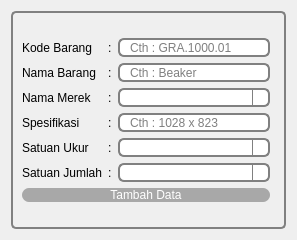
<?xml version="1.0" encoding="UTF-8"?>
<ui version="4.0">
 <class>Form</class>
 <widget class="QWidget" name="Form">
  <property name="geometry">
   <rect>
    <x>0</x>
    <y>0</y>
    <width>297</width>
    <height>240</height>
   </rect>
  </property>
  <property name="windowTitle">
   <string>Tambah Data</string>
  </property>
  <property name="windowIcon">
   <iconset resource="../data/ui/logo.qrc">
    <normaloff>:/newPrefix/logo.png</normaloff>:/newPrefix/logo.png</iconset>
  </property>
  <layout class="QVBoxLayout" name="verticalLayout">
   <item>
    <widget class="QGroupBox" name="groupBox">
     <property name="maximumSize">
      <size>
       <width>16777215</width>
       <height>300</height>
      </size>
     </property>
     <property name="styleSheet">
      <string notr="true">QGroupBox {
   
    border: 2px solid gray;
    border-radius: 5px;
    margin-top: 1ex; /* leave space at the top for the title */
}

QGroupBox::title {
    subcontrol-origin: margin;
    subcontrol-position: top center; /* position at the top center */

    
}</string>
     </property>
     <property name="title">
      <string/>
     </property>
     <property name="alignment">
      <set>Qt::AlignCenter</set>
     </property>
     <layout class="QVBoxLayout" name="verticalLayout_2">
      <item>
       <layout class="QGridLayout" name="gridLayout_2">
        <property name="rightMargin">
         <number>5</number>
        </property>
        <item row="0" column="0">
         <widget class="QLabel" name="label">
          <property name="sizePolicy">
           <sizepolicy hsizetype="Fixed" vsizetype="Fixed">
            <horstretch>0</horstretch>
            <verstretch>0</verstretch>
           </sizepolicy>
          </property>
          <property name="maximumSize">
           <size>
            <width>16777215</width>
            <height>21</height>
           </size>
          </property>
          <property name="styleSheet">
           <string notr="true">QLabel {color:black;border:0px;font: 15px &quot;Open Sans&quot;;
padding: 0 0px;}
</string>
          </property>
          <property name="text">
           <string>Kode Barang</string>
          </property>
          <property name="alignment">
           <set>Qt::AlignLeading|Qt::AlignLeft|Qt::AlignVCenter</set>
          </property>
         </widget>
        </item>
        <item row="3" column="2">
         <widget class="QLineEdit" name="spesifikasi">
          <property name="minimumSize">
           <size>
            <width>0</width>
            <height>19</height>
           </size>
          </property>
          <property name="styleSheet">
           <string notr="true">border: 2px solid gray;
border-radius: 6px;
padding: 0 8px;
min-height: 15px ;
max-height:15px;
selection-background-color: darkgray;</string>
          </property>
          <property name="placeholderText">
           <string>Cth : 1028 x 823</string>
          </property>
         </widget>
        </item>
        <item row="1" column="1">
         <widget class="QLabel" name="label_7">
          <property name="sizePolicy">
           <sizepolicy hsizetype="Fixed" vsizetype="Fixed">
            <horstretch>0</horstretch>
            <verstretch>0</verstretch>
           </sizepolicy>
          </property>
          <property name="maximumSize">
           <size>
            <width>16777215</width>
            <height>21</height>
           </size>
          </property>
          <property name="styleSheet">
           <string notr="true">QLabel {color:black;border:0px;font: 15px &quot;Open Sans&quot;;
padding: 0 0px;}
</string>
          </property>
          <property name="text">
           <string>:</string>
          </property>
          <property name="alignment">
           <set>Qt::AlignLeading|Qt::AlignLeft|Qt::AlignVCenter</set>
          </property>
         </widget>
        </item>
        <item row="3" column="1">
         <widget class="QLabel" name="label_9">
          <property name="sizePolicy">
           <sizepolicy hsizetype="Fixed" vsizetype="Fixed">
            <horstretch>0</horstretch>
            <verstretch>0</verstretch>
           </sizepolicy>
          </property>
          <property name="maximumSize">
           <size>
            <width>16777215</width>
            <height>21</height>
           </size>
          </property>
          <property name="styleSheet">
           <string notr="true">QLabel {color:black;border:0px;font: 15px &quot;Open Sans&quot;;
padding: 0 0px;}
</string>
          </property>
          <property name="text">
           <string>:</string>
          </property>
          <property name="alignment">
           <set>Qt::AlignLeading|Qt::AlignLeft|Qt::AlignVCenter</set>
          </property>
         </widget>
        </item>
        <item row="2" column="1">
         <widget class="QLabel" name="label_8">
          <property name="sizePolicy">
           <sizepolicy hsizetype="Fixed" vsizetype="Fixed">
            <horstretch>0</horstretch>
            <verstretch>0</verstretch>
           </sizepolicy>
          </property>
          <property name="maximumSize">
           <size>
            <width>16777215</width>
            <height>21</height>
           </size>
          </property>
          <property name="styleSheet">
           <string notr="true">QLabel {color:black;border:0px;font: 15px &quot;Open Sans&quot;;
padding: 0 0px;}
</string>
          </property>
          <property name="text">
           <string>:</string>
          </property>
          <property name="alignment">
           <set>Qt::AlignLeading|Qt::AlignLeft|Qt::AlignVCenter</set>
          </property>
         </widget>
        </item>
        <item row="2" column="2">
         <widget class="CustomComboBox" name="nama_merek">
          <property name="sizePolicy">
           <sizepolicy hsizetype="Expanding" vsizetype="Fixed">
            <horstretch>0</horstretch>
            <verstretch>0</verstretch>
           </sizepolicy>
          </property>
          <property name="minimumSize">
           <size>
            <width>0</width>
            <height>19</height>
           </size>
          </property>
          <property name="focusPolicy">
           <enum>Qt::StrongFocus</enum>
          </property>
          <property name="styleSheet">
           <string notr="true">QComboBox {border: 2px solid gray;
border-radius:6px;
padding: 0 8px;
min-height: 15px ;
max-height:15px;
selection-background-color: darkgray; }

QComboBox::drop-down {
    subcontrol-origin: padding;
    subcontrol-position: top right;
    width: 15px;

    border-left-width: 1px;
    border-left-color: gray;
    border-left-style: solid; /* just a single line */
  	border-top-right-radius: 6px; /* same radius as the QComboBox */
    border-bottom-right-radius: 6px;
}

QComboBox::down-arrow {
	image: url(:/newPrefix/drop-down-arrow.png);
	width: 13px;
    height: 13px;
}

QComboBox::down-arrow:on { /* shift the arrow when popup is open */
    top: 1px;
    left: 1px;
}

QComboBox QAbstractItemView {
    border: 3px solid darkgray;
    selection-background-color: gray;
}</string>
          </property>
          <property name="editable">
           <bool>true</bool>
          </property>
          <property name="currentText">
           <string/>
          </property>
          <property name="currentIndex">
           <number>-1</number>
          </property>
          <property name="maxCount">
           <number>2147483647</number>
          </property>
          <property name="insertPolicy">
           <enum>QComboBox::NoInsert</enum>
          </property>
          <property name="placeholderText">
           <string>WOIIII</string>
          </property>
         </widget>
        </item>
        <item row="0" column="1">
         <widget class="QLabel" name="label_5">
          <property name="sizePolicy">
           <sizepolicy hsizetype="Fixed" vsizetype="Fixed">
            <horstretch>0</horstretch>
            <verstretch>0</verstretch>
           </sizepolicy>
          </property>
          <property name="maximumSize">
           <size>
            <width>16777215</width>
            <height>21</height>
           </size>
          </property>
          <property name="styleSheet">
           <string notr="true">QLabel {color:black;border:0px;font: 15px &quot;Open Sans&quot;;
padding: 0 0px;}
</string>
          </property>
          <property name="text">
           <string>:</string>
          </property>
          <property name="alignment">
           <set>Qt::AlignLeading|Qt::AlignLeft|Qt::AlignVCenter</set>
          </property>
         </widget>
        </item>
        <item row="4" column="0">
         <widget class="QLabel" name="label_4">
          <property name="sizePolicy">
           <sizepolicy hsizetype="Fixed" vsizetype="Fixed">
            <horstretch>0</horstretch>
            <verstretch>0</verstretch>
           </sizepolicy>
          </property>
          <property name="maximumSize">
           <size>
            <width>16777215</width>
            <height>21</height>
           </size>
          </property>
          <property name="styleSheet">
           <string notr="true">QLabel {color:black;border:0px;font: 15px &quot;Open Sans&quot;;
padding: 0 0px;}
</string>
          </property>
          <property name="text">
           <string>Satuan Ukur</string>
          </property>
         </widget>
        </item>
        <item row="2" column="0">
         <widget class="QLabel" name="label_3">
          <property name="sizePolicy">
           <sizepolicy hsizetype="Fixed" vsizetype="Fixed">
            <horstretch>0</horstretch>
            <verstretch>0</verstretch>
           </sizepolicy>
          </property>
          <property name="maximumSize">
           <size>
            <width>16777215</width>
            <height>21</height>
           </size>
          </property>
          <property name="styleSheet">
           <string notr="true">QLabel {color:black;border:0px;font: 15px &quot;Open Sans&quot;;
padding: 0 0px;}
</string>
          </property>
          <property name="text">
           <string>Nama Merek</string>
          </property>
         </widget>
        </item>
        <item row="4" column="2">
         <widget class="CustomComboBox" name="satuan_ukur">
          <property name="sizePolicy">
           <sizepolicy hsizetype="Expanding" vsizetype="Fixed">
            <horstretch>0</horstretch>
            <verstretch>0</verstretch>
           </sizepolicy>
          </property>
          <property name="minimumSize">
           <size>
            <width>0</width>
            <height>19</height>
           </size>
          </property>
          <property name="styleSheet">
           <string notr="true">QComboBox {border: 2px solid gray;
border-radius:6px;
padding: 0 8px;
min-height: 15px ;
max-height:15px;
selection-background-color: darkgray; }

QComboBox::drop-down {
    subcontrol-origin: padding;
    subcontrol-position: top right;
    width: 15px;

    border-left-width: 1px;
    border-left-color: gray;
    border-left-style: solid; /* just a single line */
  	border-top-right-radius: 6px; /* same radius as the QComboBox */
    border-bottom-right-radius: 6px;
}

QComboBox::down-arrow {
	image: url(:/newPrefix/drop-down-arrow.png);
	width: 13px;
    height: 13px;
}

QComboBox::down-arrow:on { /* shift the arrow when popup is open */
    top: 1px;
    left: 1px;
}

QComboBox QAbstractItemView {
    border: 3px solid darkgray;
    selection-background-color: gray;
}</string>
          </property>
          <property name="editable">
           <bool>true</bool>
          </property>
          <property name="currentText">
           <string/>
          </property>
          <property name="currentIndex">
           <number>-1</number>
          </property>
          <property name="maxCount">
           <number>2147483647</number>
          </property>
          <property name="placeholderText">
           <string>WOII</string>
          </property>
         </widget>
        </item>
        <item row="4" column="1">
         <widget class="QLabel" name="label_10">
          <property name="sizePolicy">
           <sizepolicy hsizetype="Fixed" vsizetype="Fixed">
            <horstretch>0</horstretch>
            <verstretch>0</verstretch>
           </sizepolicy>
          </property>
          <property name="maximumSize">
           <size>
            <width>16777215</width>
            <height>21</height>
           </size>
          </property>
          <property name="styleSheet">
           <string notr="true">QLabel {color:black;border:0px;font: 15px &quot;Open Sans&quot;;
padding: 0 0px;}
</string>
          </property>
          <property name="text">
           <string>:</string>
          </property>
          <property name="alignment">
           <set>Qt::AlignLeading|Qt::AlignLeft|Qt::AlignVCenter</set>
          </property>
         </widget>
        </item>
        <item row="0" column="2">
         <widget class="QLineEdit" name="kode_barang">
          <property name="sizePolicy">
           <sizepolicy hsizetype="Expanding" vsizetype="Fixed">
            <horstretch>0</horstretch>
            <verstretch>0</verstretch>
           </sizepolicy>
          </property>
          <property name="maximumSize">
           <size>
            <width>16777215</width>
            <height>19</height>
           </size>
          </property>
          <property name="styleSheet">
           <string notr="true">border: 2px solid gray;
border-radius: 6px;
padding: 0 8px;
min-height: 15px ;
max-height:15px;
selection-background-color: darkgray;</string>
          </property>
          <property name="placeholderText">
           <string>Cth : GRA.1000.01</string>
          </property>
         </widget>
        </item>
        <item row="3" column="0">
         <widget class="QLabel" name="label_6">
          <property name="sizePolicy">
           <sizepolicy hsizetype="Fixed" vsizetype="Fixed">
            <horstretch>0</horstretch>
            <verstretch>0</verstretch>
           </sizepolicy>
          </property>
          <property name="maximumSize">
           <size>
            <width>16777215</width>
            <height>21</height>
           </size>
          </property>
          <property name="styleSheet">
           <string notr="true">QLabel {color:black;border:0px;font: 15px &quot;Open Sans&quot;;
padding: 0 0px;}
</string>
          </property>
          <property name="text">
           <string>Spesifikasi</string>
          </property>
         </widget>
        </item>
        <item row="1" column="2">
         <widget class="QLineEdit" name="nama_barang">
          <property name="maximumSize">
           <size>
            <width>16777215</width>
            <height>19</height>
           </size>
          </property>
          <property name="styleSheet">
           <string notr="true">border: 2px solid gray;
border-radius: 6px;
padding: 0 8px;
min-height: 15px ;
max-height:15px;
selection-background-color: darkgray;</string>
          </property>
          <property name="placeholderText">
           <string>Cth : Beaker</string>
          </property>
         </widget>
        </item>
        <item row="8" column="0" colspan="3">
         <widget class="QPushButton" name="confirmBtn">
          <property name="styleSheet">
           <string notr="true">QPushButton {color:white; background-color:rgb(168, 168, 168);border:0px;font: 13px &quot;Open Sans&quot;;
border-radius: 7px;

padding: 0 8px;}


QPushButton:pressed {
    background-color: qlineargradient(x1: 0, y1: 0, x2: 0, y2: 1,
                                      stop: 0 #dadbde, stop: 1 #f6f7fa);
}


QPushButton:hover {
  background-color:rgb(61, 61, 61)
}

</string>
          </property>
          <property name="text">
           <string>Tambah Data</string>
          </property>
          <property name="default">
           <bool>true</bool>
          </property>
         </widget>
        </item>
        <item row="1" column="0">
         <widget class="QLabel" name="label_2">
          <property name="sizePolicy">
           <sizepolicy hsizetype="Fixed" vsizetype="Fixed">
            <horstretch>0</horstretch>
            <verstretch>0</verstretch>
           </sizepolicy>
          </property>
          <property name="maximumSize">
           <size>
            <width>16777215</width>
            <height>21</height>
           </size>
          </property>
          <property name="styleSheet">
           <string notr="true">QLabel {color:black;border:0px;font: 15px &quot;Open Sans&quot;;
padding: 0 0px;}
</string>
          </property>
          <property name="text">
           <string>Nama Barang</string>
          </property>
         </widget>
        </item>
        <item row="5" column="0">
         <widget class="QLabel" name="label_11">
          <property name="sizePolicy">
           <sizepolicy hsizetype="Fixed" vsizetype="Fixed">
            <horstretch>0</horstretch>
            <verstretch>0</verstretch>
           </sizepolicy>
          </property>
          <property name="maximumSize">
           <size>
            <width>16777215</width>
            <height>21</height>
           </size>
          </property>
          <property name="styleSheet">
           <string notr="true">QLabel {color:black;border:0px;font: 15px &quot;Open Sans&quot;;
padding: 0 0px;}
</string>
          </property>
          <property name="text">
           <string>Satuan Jumlah</string>
          </property>
         </widget>
        </item>
        <item row="5" column="2">
         <widget class="CustomComboBox" name="satuan_jumlah">
          <property name="sizePolicy">
           <sizepolicy hsizetype="Expanding" vsizetype="Fixed">
            <horstretch>0</horstretch>
            <verstretch>0</verstretch>
           </sizepolicy>
          </property>
          <property name="minimumSize">
           <size>
            <width>0</width>
            <height>19</height>
           </size>
          </property>
          <property name="styleSheet">
           <string notr="true">QComboBox {border: 2px solid gray;
border-radius:6px;
padding: 0 8px;
min-height: 15px ;
max-height:15px;
selection-background-color: darkgray; }

QComboBox::drop-down {
    subcontrol-origin: padding;
    subcontrol-position: top right;
    width: 15px;

    border-left-width: 1px;
    border-left-color: gray;
    border-left-style: solid; /* just a single line */
  	border-top-right-radius: 6px; /* same radius as the QComboBox */
    border-bottom-right-radius: 6px;
}

QComboBox::down-arrow {
	image: url(:/newPrefix/drop-down-arrow.png);
	width: 13px;
    height: 13px;
}

QComboBox::down-arrow:on { /* shift the arrow when popup is open */
    top: 1px;
    left: 1px;
}

QComboBox QAbstractItemView {
    border: 3px solid darkgray;
    selection-background-color: gray;
}</string>
          </property>
          <property name="editable">
           <bool>true</bool>
          </property>
          <property name="currentText">
           <string/>
          </property>
          <property name="currentIndex">
           <number>-1</number>
          </property>
          <property name="maxCount">
           <number>2147483647</number>
          </property>
          <property name="placeholderText">
           <string>WOII</string>
          </property>
         </widget>
        </item>
        <item row="5" column="1">
         <widget class="QLabel" name="label_12">
          <property name="sizePolicy">
           <sizepolicy hsizetype="Fixed" vsizetype="Fixed">
            <horstretch>0</horstretch>
            <verstretch>0</verstretch>
           </sizepolicy>
          </property>
          <property name="maximumSize">
           <size>
            <width>16777215</width>
            <height>21</height>
           </size>
          </property>
          <property name="styleSheet">
           <string notr="true">QLabel {color:black;border:0px;font: 15px &quot;Open Sans&quot;;
padding: 0 0px;}
</string>
          </property>
          <property name="text">
           <string>:</string>
          </property>
          <property name="alignment">
           <set>Qt::AlignLeading|Qt::AlignLeft|Qt::AlignVCenter</set>
          </property>
         </widget>
        </item>
       </layout>
      </item>
     </layout>
    </widget>
   </item>
  </layout>
 </widget>
 <customwidgets>
  <customwidget>
   <class>CustomComboBox</class>
   <extends>QComboBox</extends>
   <header>MyWidgets</header>
  </customwidget>
 </customwidgets>
 <tabstops>
  <tabstop>kode_barang</tabstop>
  <tabstop>nama_barang</tabstop>
  <tabstop>nama_merek</tabstop>
  <tabstop>spesifikasi</tabstop>
  <tabstop>satuan_ukur</tabstop>
  <tabstop>satuan_jumlah</tabstop>
  <tabstop>confirmBtn</tabstop>
 </tabstops>
 <resources>
  <include location="../data/ui/logo.qrc"/>
 </resources>
 <connections/>
</ui>
